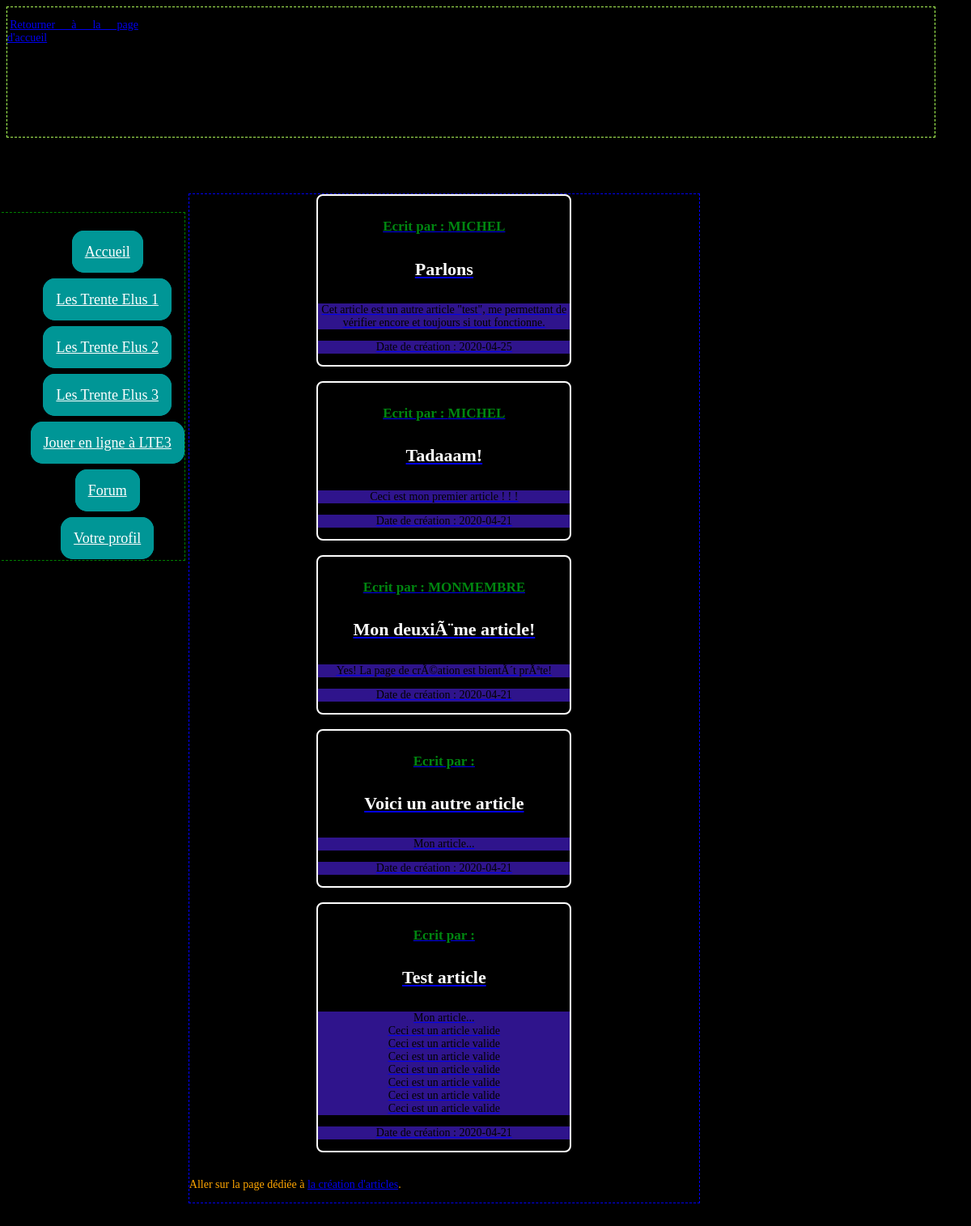
The page /page_forum_index.php on the database its author committed.
### tables this page shows
CREATE TABLE IF NOT EXISTS `articles` (
  `ID` int(11) NOT NULL AUTO_INCREMENT,
  `title` varchar(255) NOT NULL,
  `content` text NOT NULL,
  `date_creation` date NOT NULL,
  `auteur` varchar(255) NOT NULL,
  PRIMARY KEY (`ID`)
);

### page_forum_index.php (the view, shortened to what this page needs)
<?php
include("header_2.php");
include("menu.php");
?>
<body style="background-image:none;background-color:black;">
<section class="first">
<?php
    $reponse = $bdd ->query('SELECT * FROM articles ORDER BY date_creation DESC LIMIT 5');
while ($donnees = $reponse->fetch())
{
    $articleID = $donnees['ID'];
?>
    <article class="blog">
     <a class="blog" href="page_forum_article.php?articleID=<?php echo $articleID ; ?>">
        <?php
        echo "<h5>Ecrit par : ", $donnees['auteur'] , "</h5>";
        echo "<h4 class=\"blog\">", $donnees['title'] , "</h4>";
        echo "<p class=\"blog\">", nl2br($donnees['content']), "</p>";
        echo "<p class=\"blog\">Date de création : ", $donnees['date_creation'],"</p>";
        ?>
    </article>
    <br/>
    <?php
}
?>
<p>Aller sur la page dédiée à <a href="page_forum_creation.php">la création d'articles</a>.</p>
</body>
</html>

### style.css (style rules this page uses)
* { font-family: Verdana, Georgia, serif; }
body { background-image: url("images/background_site.png"); background-repeat: no-repeat; background-position: center; background-size: cover; padding-right: 3%; padding-bottom: 5%; min-width: 900px; }
h4 { color: gold; font-size: 22px; text-align: left; }
h5 { color: rgba(0, 255, 30, 0.524); font-size: 17px; text-align: center; }
p, li { color: rgb(255, 166, 0); font-size: 14px; text-align: justify; }
section.first { display: inline-block; margin-top: 6%; width: 630px; min-width: 250px; border: 1px dashed blue; }
.blog { text-align: center; }
article.blog { margin-left: 25%; margin-right: 25%; border: 1px solid white; border-width: 2px; border-radius: 8px; }
h4.blog { background-color: black; color: white; }
p.blog { background-color: rgba(67, 28, 197, 0.714); color: black; }

### rows shown on the page
articles: auteur "MICHEL", title "Parlons", content "Cet article est un autre article \"test\", me permettant de vérifier encore et toujours si tout fonctionne.", date_creation "2020-04-25"
articles: auteur "MICHEL", title "Tadaaam!", content "Ceci est mon premier article ! ! !", date_creation "2020-04-21"
articles: auteur "MONMEMBRE", title "Mon deuxiÃ¨me article!", content "Yes! La page de crÃ©ation est bientÃ´t prÃªte!", date_creation "2020-04-21"
articles: title "Voici un autre article", content "Mon article...", date_creation "2020-04-21"
articles: title "Test article", content "Mon article... Ceci est un article valide Ceci est un article valide Ceci est un article valide Ceci est un article valide Ceci est un article valide Ceci est un article valide Ceci est un article valide", date_creation "2020-04-21"
